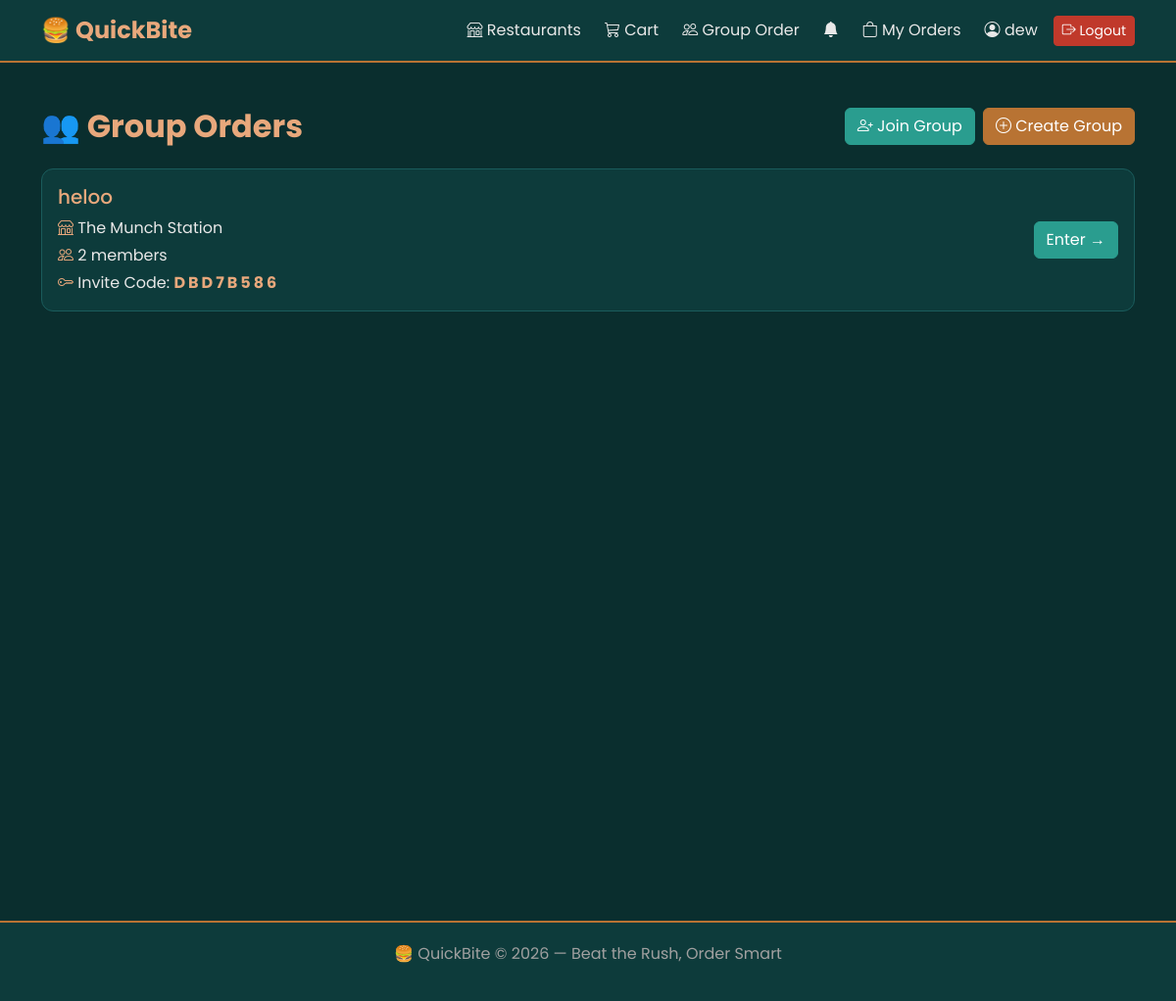
The page /groups/ (signed in) on the database its author committed.
### accounts/models.py (models this page shows, shortened)
class User(AbstractUser):
    is_customer = models.BooleanField(default=True)
    is_restaurant_owner = models.BooleanField(default=False)
    phone_number = models.CharField(max_length=15, blank=True, null=True)
    address = models.TextField(blank=True, null=True)
    allergies = models.TextField(blank=True, null=True)
    profile_picture = models.ImageField(
        upload_to='profile_pictures/',
        blank=True,
        null=True
    )

### group_order/models.py (models this page shows, shortened)
class GroupOrder(models.Model):
    name = models.CharField(max_length=100)
    invite_code = models.CharField(max_length=8, unique=True, blank=True)
    restaurant = models.ForeignKey(
        Restaurant, on_delete=models.CASCADE,
        null=True, blank=True
    )
    created_by = models.ForeignKey(
        settings.AUTH_USER_MODEL,
        on_delete=models.CASCADE,
        related_name='created_groups'
    )
    members = models.ManyToManyField(
        settings.AUTH_USER_MODEL,
        related_name='group_orders',
        blank=True
    )
    is_active = models.BooleanField(default=True)
    created_at = models.DateTimeField(auto_now_add=True)
    def get_total_members(self):
        return self.members.count()

### restaurants/models.py (models this page shows, shortened)
class Restaurant(models.Model):
    owner = models.OneToOneField(
        settings.AUTH_USER_MODEL,
        on_delete=models.CASCADE,
        related_name='restaurant'
    )
    name = models.CharField(max_length=100)
    description = models.TextField()
    image = models.ImageField(upload_to='restaurant_images/', blank=True, null=True)
    address = models.CharField(max_length=255)
    phone = models.CharField(max_length=15, blank=True, null=True)
    opening_time = models.TimeField(blank=True, null=True)
    closing_time = models.TimeField(blank=True, null=True)
    is_active = models.BooleanField(default=True)

### group_order/views.py (the view)
# urls.py: path('', views.group_list, name='group_list'),
@login_required
def group_list(request):
    my_groups = GroupOrder.objects.filter(
        members=request.user,
        is_active=True
    )
    return render(request, 'group_order/group_list.html', {
        'groups': my_groups
    })

### orders/views.py (called while the page is built)
def notification_count(request):
    if request.user.is_authenticated:
        count = request.user.notifications.filter(is_read=False).count()
        return {'unread_notifications': count}
    return {'unread_notifications': 0}

### templates/group_order/group_list.html (shortened to what this page needs)
{% extends 'base.html' %}
{% block content %}
<div class="d-flex justify-content-between align-items-center mb-4">
    <h2 class="section-title mb-0">👥 Group Orders</h2>
    <div class="d-flex gap-2">
        <a href="{% url 'group_order:join_group' %}"
           class="btn btn-primary">
            <i class="bi bi-person-plus"></i> Join Group
        </a>
        <a href="{% url 'group_order:create_group' %}"
           class="btn btn-success">
            <i class="bi bi-plus-circle"></i> Create Group
        </a>
    </div>
</div>
{% for group in groups %}
<div class="card mb-3 p-3">
    <div class="d-flex justify-content-between align-items-center">
        <div>
            <h5 style="color:var(--copper-bright);">
                {{ group.name }}
            </h5>
            <p class="mb-1">
                <i class="bi bi-shop"
                   style="color:var(--copper-bright);"></i>
                {{ group.restaurant.name }}
            </p>
            <p class="mb-1">
                <i class="bi bi-people"
                   style="color:var(--copper-bright);"></i>
                {{ group.get_total_members }} members
            </p>
            <p class="mb-0">
                <i class="bi bi-key"
                   style="color:var(--copper-bright);"></i>
                Invite Code:
                <strong style="color:var(--copper-bright);
                               letter-spacing:3px;">
                    {{ group.invite_code }}
                </strong>
            </p>
        </div>
        <a href="{% url 'group_order:group_detail' group.id %}"
           class="btn btn-primary">
            Enter →
        </a>
    </div>
</div>
{% endfor %}
{% endblock %}

### templates/base.html (shortened to what this page needs)
<!DOCTYPE html>
<html lang="en">
<head>
    <link href="https://cdn.jsdelivr.net/npm/bootstrap@5.3.0/dist/css/bootstrap.min.css" rel="stylesheet">
    <link href="https://cdn.jsdelivr.net/npm/bootstrap-icons@1.10.5/font/bootstrap-icons.css" rel="stylesheet">
</head>
<body>
<nav class="navbar navbar-expand-lg navbar-dark">
    <div class="container">
        <a class="navbar-brand" href="{% url 'home' %}">
            🍔 QuickBite
        </a>
        <div class="collapse navbar-collapse" id="navbarNav">
            <ul class="navbar-nav ms-auto align-items-center gap-2">
                <li class="nav-item">
                    <a class="nav-link" href="{% url 'home' %}">
                        <i class="bi bi-shop"></i> Restaurants
                    </a>
                </li>
                <li class="nav-item">
                    <a class="nav-link" href="{% url 'orders:view_cart' %}">
                        <i class="bi bi-cart3"></i> Cart
                    </a>
                </li>
                <li class="nav-item">
                    <a class="nav-link" href="{% url 'group_order:group_list' %}">
                        <i class="bi bi-people"></i> Group Order
                    </a>
                </li>
                {% if user.is_authenticated %}
                <li class="nav-item">
                    <a class="nav-link position-relative"
                       href="{% url 'orders:notifications' %}">
                        <i class="bi bi-bell-fill"
                           style="color:{% if unread_notifications > 0 %}#b87333{% else %}#e8e8e8{% endif %};">
                        </i>
                    </a>
                </li>
                    <li class="nav-item">
                        <a class="nav-link" href="{% url 'orders:my_orders' %}">
                            <i class="bi bi-bag"></i> My Orders
                        </a>
                    </li>
                    <li class="nav-item">
                        <a class="nav-link" href="{% url 'accounts:profile' %}">
                            <i class="bi bi-person-circle"></i>
                            {{ user.first_name|default:user.username }}
                        </a>
                    </li>
                    <li class="nav-item">
                        <form method="post" action="{% url 'accounts:logout' %}">
                            <button type="submit" class="btn btn-sm btn-danger">
                                <i class="bi bi-box-arrow-right"></i> Logout
                            </button>
                        </form>
                    </li>
                {% endif %}
            </ul>
        </div>
    </div>
</nav>
<div class="page-wrapper">
    <div class="container">
        {% block content %}
        {% endblock %}
    </div>
</div>
<div class="footer">
    <p>🍔 QuickBite &copy; 2026 — Beat the Rush, Order Smart</p>
</div>
</body>
</html>

### templates/base.html (style rules this page uses)
:root { --teal-dark: #0a2e2e; --teal-mid: #0d3b3b; --teal-light: #1a5c5c; --teal-accent: #2a9d8f; --copper: #b87333; --copper-light: #d4956a; --copper-bright:#e8a87c; --grey-white: #e8e8e8; --grey-mid: #a0a0a0; --grey-dark: #4a4a4a; --danger: #c0392b; }
body { font-family: 'Poppins', sans-serif; background-color: var(--teal-dark); color: var(--grey-white); }
.navbar { background-color: var(--teal-mid) !important; border-bottom: 2px solid var(--copper); }
.navbar-brand { color: var(--copper-bright) !important; font-weight: 700; font-size: 1.5rem; }
.nav-link { color: var(--grey-white) !important; }
.card { background-color: var(--teal-mid); border: 1px solid var(--teal-light); border-radius: 12px; color: var(--grey-white); }
.btn-primary { background-color: var(--teal-accent); border-color: var(--teal-accent); color: white; }
.btn-success { background-color: var(--copper); border-color: var(--copper); color: white; }
.btn-danger { background-color: var(--danger); border-color: var(--danger); }
.page-wrapper { min-height: 100vh; padding: 30px 0; }
.footer { background-color: var(--teal-mid); border-top: 2px solid var(--copper); padding: 20px 0; text-align: center; color: var(--grey-mid); margin-top: 60px; }
.section-title { color: var(--copper-bright); font-weight: 700; margin-bottom: 25px; }

### rows shown on the page
User: first_name "dew"
GroupOrder: name "heloo", restaurant.name "The Munch Station", get_total_members "2", invite_code "DBD7B586"
